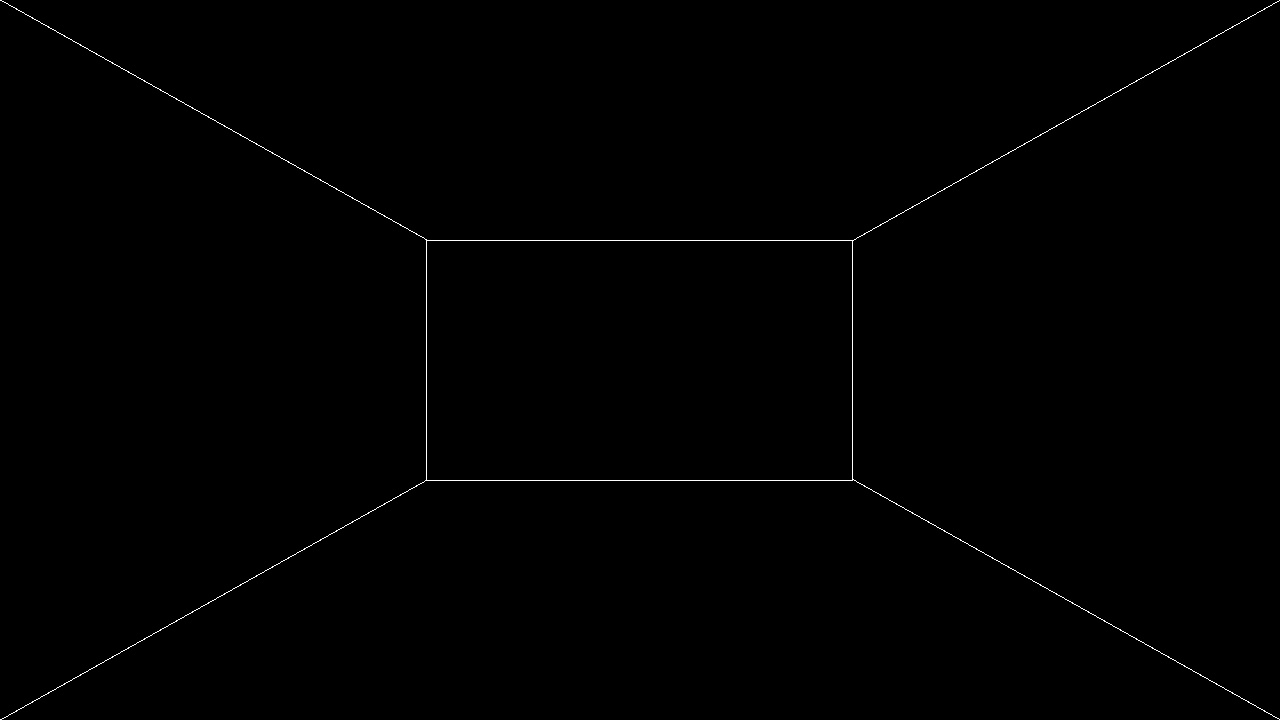
//> input picture 7.pinjie/3.pinjie/3.替换拼接(ok1)/bak/result.jpg, 1280 x 720 px
$ ./main   (built with g++ and OpenCV 4)
//> lines starting //> are read from the running program, lines starting //| are printed output that depends on the picture; after the words box and inside, x2 and y2 are one past the last pixel; in counts of white or black regions, pixels touching at a corner belong together
#include <opencv2/opencv.hpp>
#include <opencv2/highgui/highgui_c.h>

using namespace cv;
using namespace std;

struct userdata {
	Mat im;
	vector<Point2f> points;
};


void mouseHandler(int event, int x, int y, int flags, void* data_ptr)
{
	if (event == EVENT_LBUTTONDOWN)
	{
		userdata *data = ((userdata *)data_ptr);
		circle(data->im, Point(x, y), 3, Scalar(0, 255, 255), 5, CV_AA);
		imshow("Image", data->im);
		if (data->points.size() < 4)
		{
			data->points.push_back(Point2f(x, y));
		}
	}

}


int main(int argc, char** argv)
{

	// Read in the image.
	//Mat im_src = imread("first-image.jpg");
	Mat im_src = imread("result.jpg");
//> im_src is the input picture: 720 rows x 1280 cols, CV_8UC3; min 0, max 255, mean 0.9
	Size size = im_src.size();
//> size = Size(1280, 720)

	// Create a vector of points.
	vector<Point2f> pts_src;
	pts_src.push_back(Point2f(0, 0));
	pts_src.push_back(Point2f(size.width - 1, 0));
//> pts_src = 2 Points (x, y): [0, 0], [1279, 0]
	pts_src.push_back(Point2f(size.width/3*2, size.height/3));
	pts_src.push_back(Point2f(size.width/3, size.height/3));


	// Destination image
	//Mat im_dst = imread("times-square.jpg");
	Mat im_dst = imread("top.jpg");
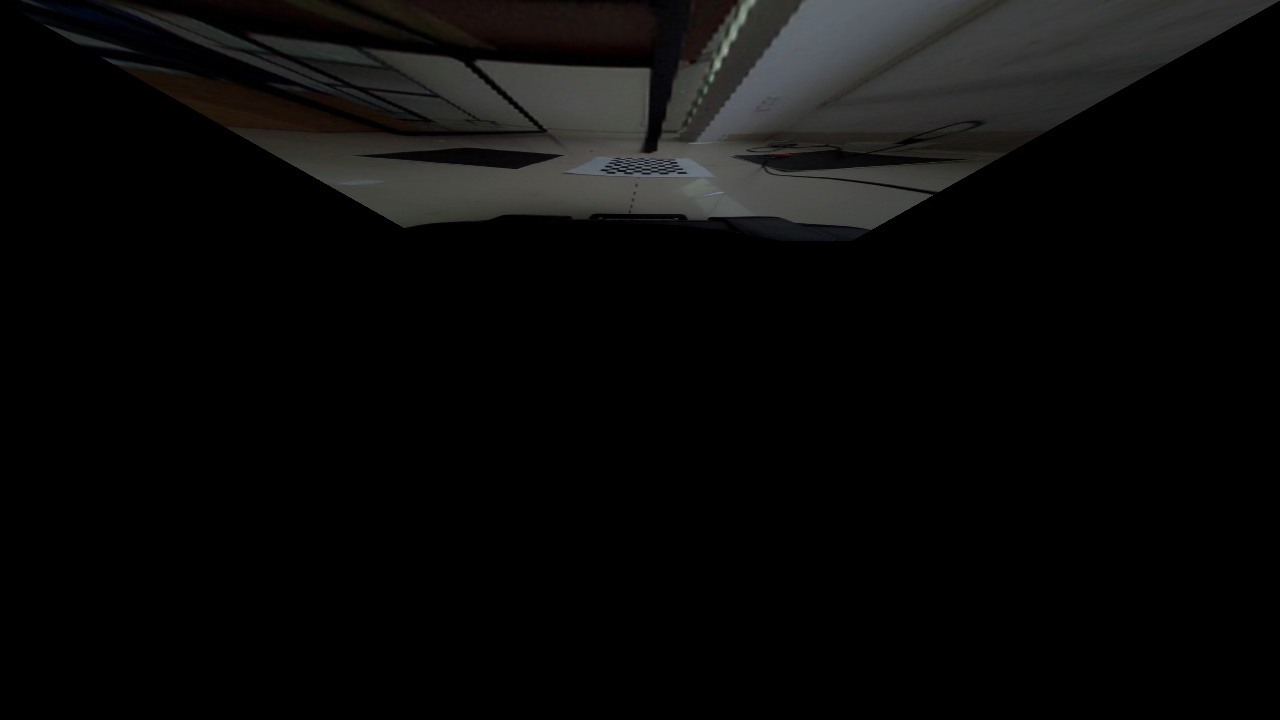
//> input picture 7.pinjie/3.pinjie/3.替换拼接(ok1)/top.jpg, 1280 x 720 px
//> im_dst is the input picture: 720 rows x 1280 cols, CV_8UC3; mean B, G, R 9.5, 9.8, 10


	// Set data for mouse handler
	Mat im_temp = im_dst.clone();

	userdata data;
	data.im = im_temp;


	//show the image
	imshow("Image", im_temp);

	cout << "Click on four corners of a billboard and then press ENTER" << endl;
	//set the callback function for any mouse event
	setMouseCallback("Image", mouseHandler, &data);

	waitKey(0);
//> the left mouse button is pressed and released at (320, 180)
//> in mouseHandler, `circle(data->im, Point(x, y), 3, Scalar(0, 255, 255), 5, CV_AA);`: data->im: 720 rows x 1280 cols, CV_8UC3; 173 pixels changed, all inside (x1, y1, x2, y2) = (313, 173, 328, 188)
//> the left mouse button is pressed and released at (960, 180)
//> in mouseHandler (call 3), `circle(data->im, Point(x, y), 3, Scalar(0, 255, 255), 5, CV_AA);`: data->im: 720 rows x 1280 cols, CV_8UC3; mean B, G, R 9.5, 9.9, 10
//> the left mouse button is pressed and released at (960, 540)
//> in mouseHandler (call 5), `circle(data->im, Point(x, y), 3, Scalar(0, 255, 255), 5, CV_AA);`: data->im: 720 rows x 1280 cols, CV_8UC3; mean B, G, R 9.5, 9.9, 10.1
//> the left mouse button is pressed and released at (320, 540)
//> in mouseHandler (call 7), `circle(data->im, Point(x, y), 3, Scalar(0, 255, 255), 5, CV_AA);`: data->im: 720 rows x 1280 cols, CV_8UC3; mean B, G, R 9.5, 9.9, 10.1

	Mat H = findHomography(pts_src, data.points,0);

	Mat logo;
	warpPerspective(im_src, logo,H,im_dst.size());
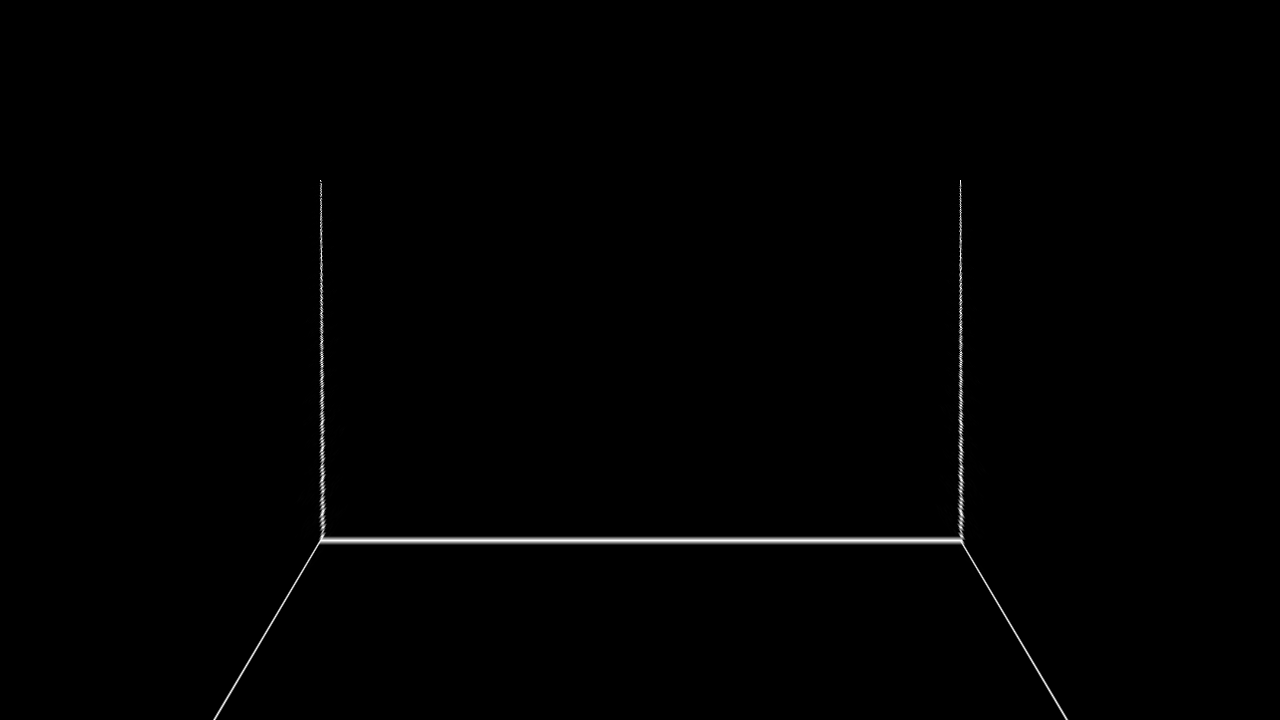
//> logo: 720 rows x 1280 cols, CV_8UC3; min 0, max 255, mean 1.4

	//阈值化
	Mat logo1;
	threshold(logo,logo1,0,255,1);
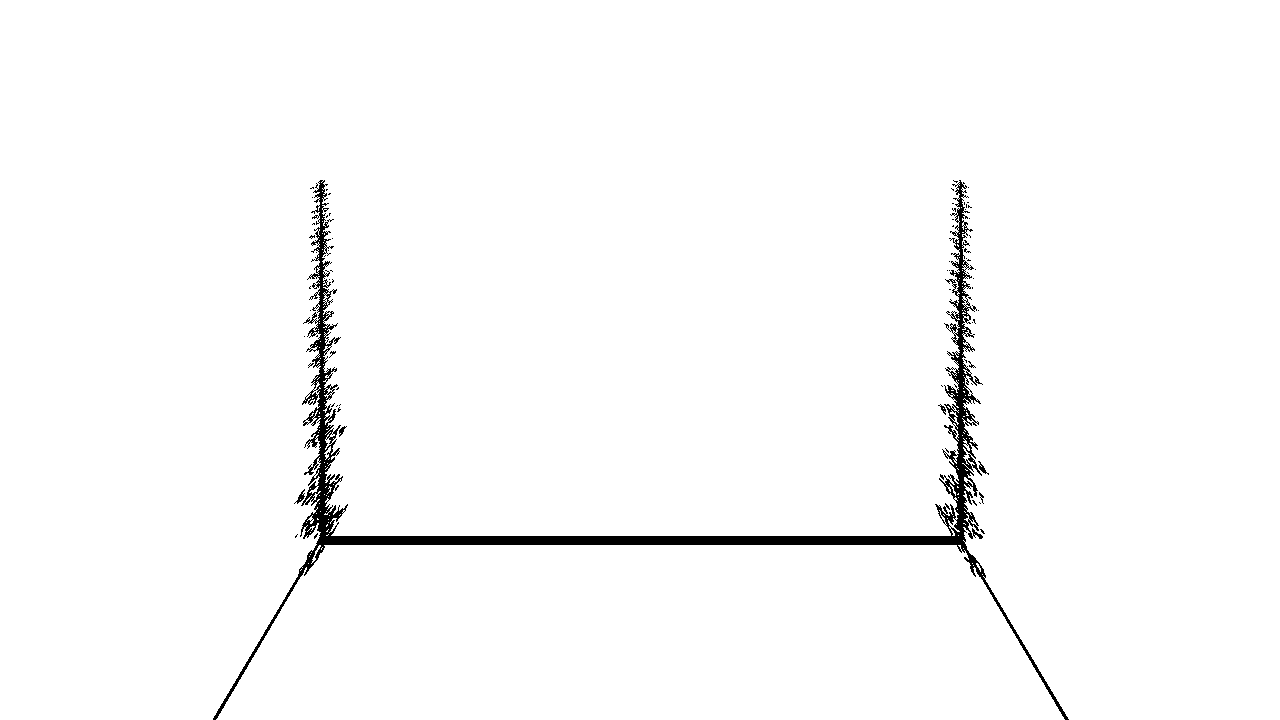
//> logo1: 720 rows x 1280 cols, CV_8UC3; 98.1% white; 72 black regions (66 under 20 px), largest, box (x1, y1, x2, y2) and area: (213, 180, 1069, 720) 17012, (294, 489, 305, 504) 55, (978, 461, 989, 475) 47, (339, 426, 347, 437) 36, (938, 404, 946, 415) 31, (979, 492, 984, 504) 22

	im_dst.copyTo(logo,logo1);//把im_dst和logo1做 与 运算后再和logo相加

	imwrite("final.jpg",logo);

	// Display image.


	imshow("Image", logo);

	waitKey(0);

	return 0;
}
